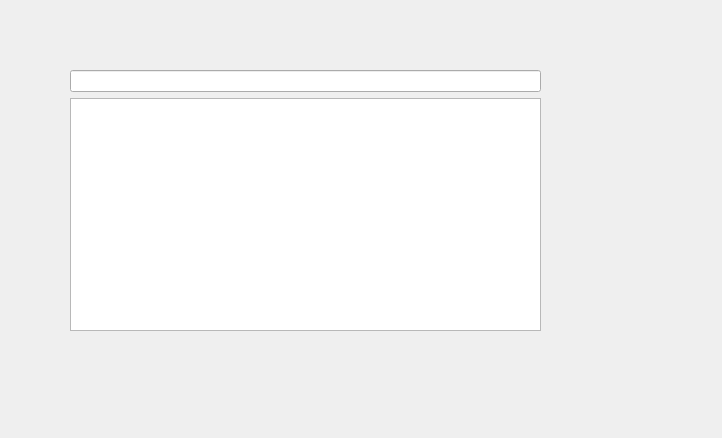
<?xml version="1.0" encoding="UTF-8"?>
<ui version="4.0">
 <class>PackagesView</class>
 <widget class="QWidget" name="PackagesView">
  <property name="geometry">
   <rect>
    <x>0</x>
    <y>0</y>
    <width>722</width>
    <height>438</height>
   </rect>
  </property>
  <widget class="QWidget" name="horizontalLayoutWidget">
   <property name="geometry">
    <rect>
     <x>70</x>
     <y>70</y>
     <width>471</width>
     <height>281</height>
    </rect>
   </property>
   <layout class="QHBoxLayout" name="rootHLayout">
    <item>
     <layout class="QVBoxLayout" name="verticalLayout">
      <item>
       <widget class="QLineEdit" name="filterEdit"/>
      </item>
      <item>
       <widget class="QTableView" name="tableView">
        <property name="focusPolicy">
         <enum>Qt::NoFocus</enum>
        </property>
        <property name="selectionMode">
         <enum>QAbstractItemView::NoSelection</enum>
        </property>
        <attribute name="horizontalHeaderVisible">
         <bool>false</bool>
        </attribute>
        <attribute name="verticalHeaderVisible">
         <bool>false</bool>
        </attribute>
       </widget>
      </item>
      <item>
       <widget class="QLabel" name="indicatorLabel">
        <property name="text">
         <string/>
        </property>
        <property name="alignment">
         <set>Qt::AlignCenter</set>
        </property>
       </widget>
      </item>
     </layout>
    </item>
   </layout>
  </widget>
 </widget>
 <resources/>
 <connections/>
</ui>
